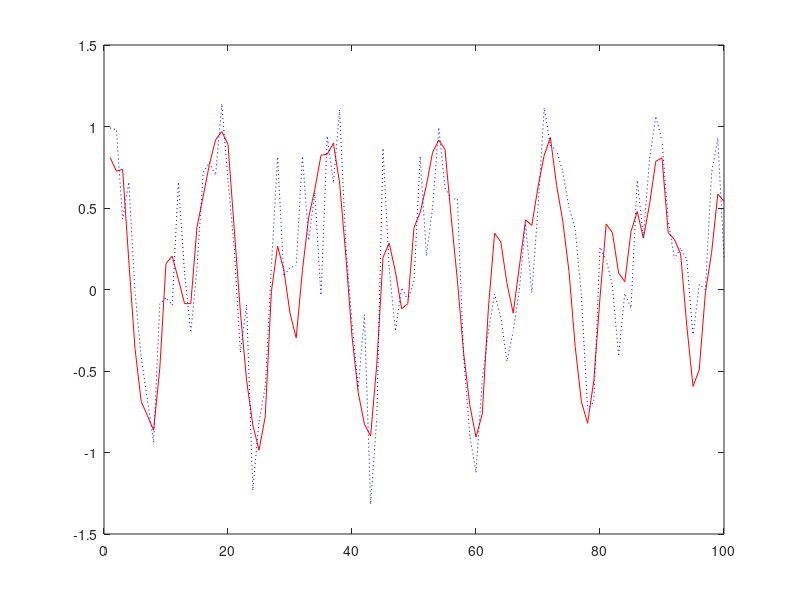

This chart was generated by the following MATLAB code: (Note: this script raises an error after producing the figure.)
clc;
close all;
clear all;

%=========================================================================
%User-defined Parameters
%=========================================================================

tau = 30;          % MG parameter (delay)

N = 1100;          % no.  data points 

Ts = 6;            % sampling rate

dt = 0.01;         % inegration step 

%==========================================================================
% SNR in dB
%==========================================================================

snr = 10;

%==========================================================================

NN = N*Ts/dt;       % final number of samples

x = 0.9*ones(NN+1,1); % initial conditions

for n = tau/dt+1:NN,   
    
    xx = x(n);
    
    xxd = x(n - tau/dt);
 
    %=========================================================================
    % Runge-Kutta Method
    %=========================================================================
 
    xk1 = dt*(-0.1*xx + 0.2*xxd/(1+xxd^10));
    xk2 = dt*(-0.1*(xx+xk1/2) + 0.2*xxd/(1+xxd^10));
    xk3 = dt*(-0.1*(xx+xk2/2) + 0.2*xxd/(1+xxd^10));
    xk4 = dt*(-0.1*(xx+xk3) + 0.2*xxd/(1+xxd^10)); 

    x(n+1) = xx + xk1/6 + xk2/3 +xk3/3 +xk4/6;

end

%==========================================================================
% resample every Ts/dt
Xseq = x(Ts/dt+1:Ts/dt:NN);

Xseq = Xseq(100:end);

var_clean = var(Xseq);

sig = sqrt(var_clean/(10^(snr/10)));

%==========================================================================
% scale b/w [-1 1] to get the training (TN) signal normalized
%==========================================================================

ymax = 1; ymin = -1;

xmax = max(Xseq); xmin = min(Xseq);

TN_clean = (ymax-ymin)*(Xseq-xmin)/(xmax-xmin) + ymin;

save('C:\Haran\Research\NN\RMLP\NoisyMG\Web\TN_clean','TN_clean');

%==========================================================================

sigPwr = var(Xseq) +(mean(Xseq))^2;

sig = sqrt(sigPwr/(10^(snr/10)));

TN_noisy = TN_clean + sig*randn(length(TN_clean),1);

save('C:\Haran\Research\NN\RMLP\NoisyMG\Web\TN_noisy','TN_noisy');

tt_clean = TN_clean(801:900);

save('C:\Haran\Research\NN\RMLP\NoisyMG\Web\tt_clean','tt_clean');

tt_noisy = tt_clean + sig*randn(length(tt_clean),1);

save('C:\Haran\Research\NN\RMLP\NoisyMG\Web\tt_noisy','tt_noisy');

save('C:\Haran\Research\NN\RMLP\NoisyMG\Web\sig','sig');

%==========================================================================
figure;
plot(tt_clean,'r');
hold on;
plot(tt_noisy,'b:');
legend('Clean Test Signal','Noisy Test Signal',4);
